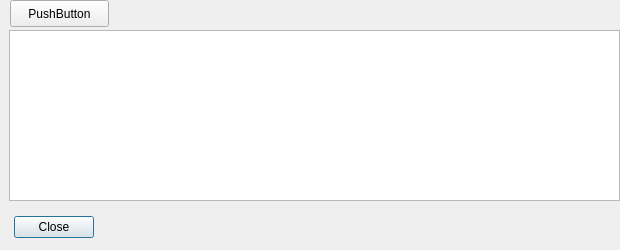
<?xml version="1.0" encoding="UTF-8"?>
<ui version="4.0">
 <class>TransactionDescDialog</class>
 <widget class="QDialog" name="TransactionDescDialog">
  <property name="geometry">
   <rect>
    <x>0</x>
    <y>0</y>
    <width>620</width>
    <height>250</height>
   </rect>
  </property>
  <property name="windowTitle">
   <string notr="true">Transaction details</string>
  </property>
  <widget class="QTextEdit" name="detailText">
   <property name="geometry">
    <rect>
     <x>9</x>
     <y>30</y>
     <width>611</width>
     <height>171</height>
    </rect>
   </property>
   <property name="toolTip">
    <string>This pane shows a detailed description of the transaction</string>
   </property>
   <property name="readOnly">
    <bool>true</bool>
   </property>
  </widget>
  <widget class="QDialogButtonBox" name="buttonBox">
   <property name="geometry">
    <rect>
     <x>9</x>
     <y>214</y>
     <width>85</width>
     <height>27</height>
    </rect>
   </property>
   <property name="orientation">
    <enum>Qt::Horizontal</enum>
   </property>
   <property name="standardButtons">
    <set>QDialogButtonBox::Close</set>
   </property>
  </widget>
  <widget class="QPushButton" name="backButton">
   <property name="geometry">
    <rect>
     <x>10</x>
     <y>0</y>
     <width>99</width>
     <height>27</height>
    </rect>
   </property>
   <property name="text">
    <string>PushButton</string>
   </property>
  </widget>
 </widget>
 <resources/>
 <connections>
  <connection>
   <sender>buttonBox</sender>
   <signal>accepted()</signal>
   <receiver>TransactionDescDialog</receiver>
   <slot>accept()</slot>
   <hints>
    <hint type="sourcelabel">
     <x>20</x>
     <y>20</y>
    </hint>
    <hint type="destinationlabel">
     <x>20</x>
     <y>20</y>
    </hint>
   </hints>
  </connection>
  <connection>
   <sender>buttonBox</sender>
   <signal>rejected()</signal>
   <receiver>TransactionDescDialog</receiver>
   <slot>reject()</slot>
   <hints>
    <hint type="sourcelabel">
     <x>20</x>
     <y>20</y>
    </hint>
    <hint type="destinationlabel">
     <x>20</x>
     <y>20</y>
    </hint>
   </hints>
  </connection>
 </connections>
</ui>
